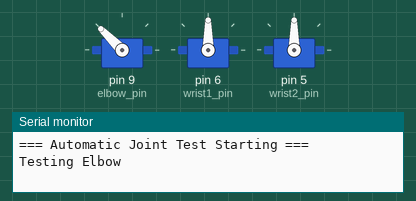
This sketch was run on a simulated Arduino Uno, built with avr-gcc and run on an emulated ATmega328P. Shown: 3 × servo, the last lines printed to the serial monitor.

Above: at 1.75 s.
At 3.0 s:
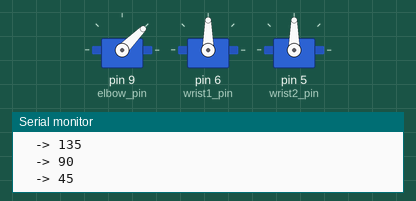
At 4.25 s:
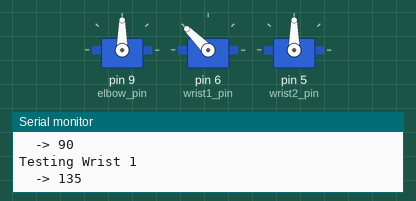
At 5.5 s:
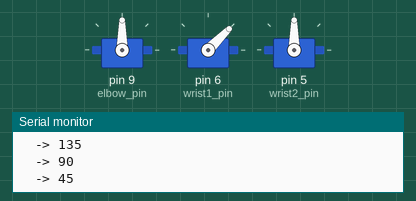
At 6.75 s:
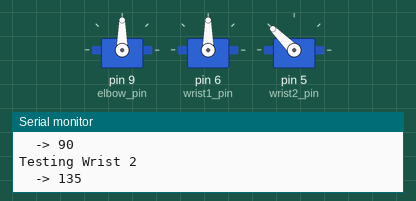
At 11.2 s:
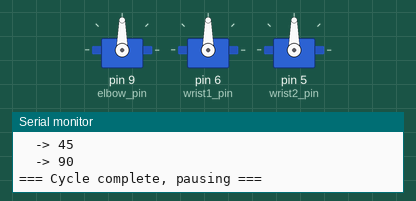
Timing chart, 0 to 14.1 s (numbered marks = the images above):
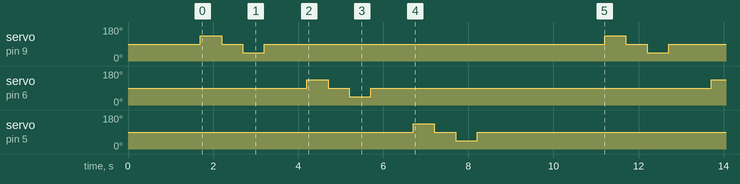

The sketch:

joint_test_auto.ino
```cpp
/******************************************************************************
  Elbow & Wrist Automatic Joint Test — No serial input required
  Direct Arduino Servo control (no PCA9685), MG995 servos

  On power-up, this automatically tests each joint ONE AT A TIME in sequence:
    1. Elbow sweeps +-45 deg from center, then returns to center
    2. Wrist 1 sweeps +-45 deg from center, then returns to center
    3. Wrist 2 sweeps +-45 deg from center, then returns to center
  Then it repeats forever, with a pause between full cycles.

  Serial output (9600 baud) shows what's happening, but is not required
  to run the test -- just for monitoring/debugging.

  Pins:
    Elbow   -> Pin 9
    Wrist 1 -> Pin 6
    Wrist 2 -> Pin 5   (rotation)
******************************************************************************/

#include <Servo.h>

Servo elbow;
Servo wrist1;
Servo wrist2;

const int elbow_pin  = 9;
const int wrist1_pin = 6;
const int wrist2_pin = 5;

// Center (parking) position for each joint
const int elbow_center  = 90;
const int wrist1_center = 90;
const int wrist2_center = 90;

// Total allowed swing -- increased from 10 to 45 degrees each way
// (90 degrees total sweep). Adjust this number for a bigger/smaller range.
const int max_swing = 45;

const int move_delay = 500;   // ms to wait after each move, lets servo settle
const int cycle_pause = 2000; // ms pause between full test cycles

void setup() {
  Serial.begin(9600);
  delay(500);

  // Attach and center servos ONE AT A TIME to avoid a current inrush spike
  elbow.attach(elbow_pin);
  elbow.write(elbow_center);
  delay(400);

  wrist1.attach(wrist1_pin);
  wrist1.write(wrist1_center);
  delay(400);

  wrist2.attach(wrist2_pin);
  wrist2.write(wrist2_center);
  delay(400);

  Serial.println("=== Automatic Joint Test Starting ===");
}

void loop() {
  testJoint(elbow, elbow_center, "Elbow");
  delay(500);

  testJoint(wrist1, wrist1_center, "Wrist 1");
  delay(500);

  testJoint(wrist2, wrist2_center, "Wrist 2");
  delay(500);

  Serial.println("=== Cycle complete, pausing ===");
  delay(cycle_pause);
}

void testJoint(Servo &srv, int center, const char* name) {
  Serial.print("Testing ");
  Serial.println(name);

  int highPos = constrain(center + max_swing, 0, 180);
  int lowPos  = constrain(center - max_swing, 0, 180);

  srv.write(highPos);
  Serial.print("  -> ");
  Serial.println(highPos);
  delay(move_delay);

  srv.write(center);
  Serial.print("  -> ");
  Serial.println(center);
  delay(move_delay);

  srv.write(lowPos);
  Serial.print("  -> ");
  Serial.println(lowPos);
  delay(move_delay);

  srv.write(center);
  Serial.print("  -> ");
  Serial.println(center);
  delay(move_delay);
}
```

Measured:
- by itself, servo on pin 9 (elbow_pin), servo on pin 6 (wrist1_pin), servo on pin 5 (wrist2_pin): repeats every 9.5 s: 90° 0.50 s, 45° 0.50 s, 90° 8.0 s, 135° 0.50 s
